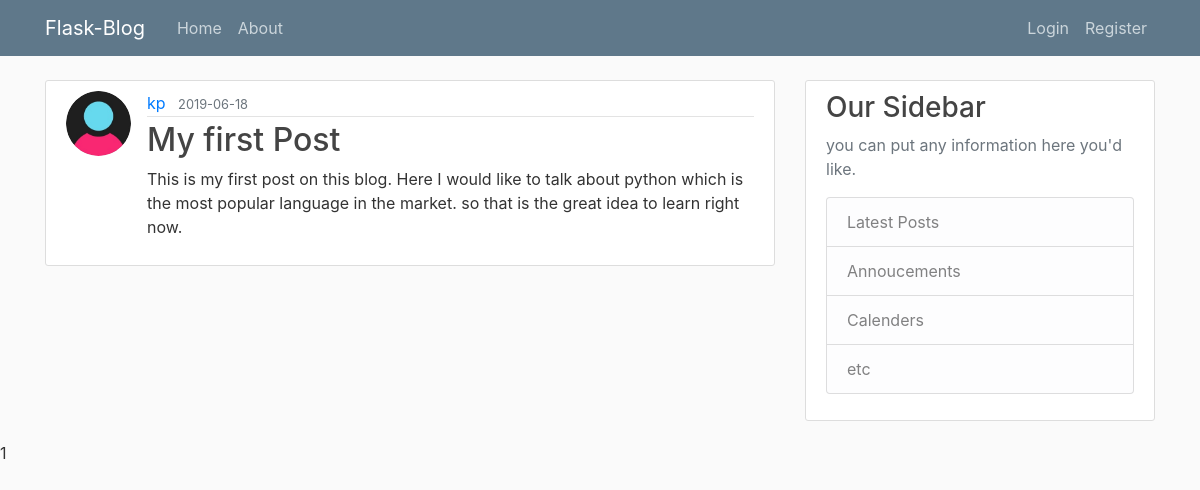
/post/1, run on the app's committed database.
### flaskblog/models.py (models this page shows, shortened)
class User(db.Model,UserMixin):
    id = db.Column(db.Integer, primary_key=True)
    username = db.Column(db.String(20),unique=True, nullable = False)
    email = db.Column(db.String(120), unique=True, nullable=False)
    image_file = db.Column(db.String(20), nullable=False, default='default.jpg')
    password = db.Column(db.String(60), nullable=False)
    posts = db.relationship('Post', backref='author', lazy=True)

class Post(db.Model):
    id = db.Column(db.Integer, primary_key=True)
    title=db.Column(db.String(100),nullable=False)
    date_posted=db.Column(db.DateTime, nullable=False, default=datetime.utcnow)
    content = db.Column(db.Text, nullable=False)
    user_id = db.Column(db.Integer, db.ForeignKey('user.id'),nullable=False)

### flaskblog/posts/routes.py (the view)
@posts.route("/post/<int:post_id>")
def post(post_id):
    post = Post.query.get_or_404(post_id)
    return render_template('post.html', title=post.title, post=post)

### flaskblog/templates/post.html (shortened to what this page needs)
{% extends "layout.html"%}
{% block content %}
        <article class="media content-section">
            <img class="rounded-circle article-img" src="{{ url_for('static',filename='profile_pics/'+post.author.image_file)}}">
            <div class="media-body">
                <div class="article-metadata">
                    <a class="mr-2" href="#">{{post.author.username}}</a>
                    <small class="text-muted">{{post.date_posted.strftime('%Y-%m-%d')}}</small>
                </div>
                <h2 class="article-title">{{post.title}}</h2>
                <p class="article-content">{{post.content}}</p>
            </div>
        </article>
{% endblock content %}

### flaskblog/static/main.css (style rules this page uses)
body { background: #fafafa; color:#333333; margin-top:5rem; }
h1,h2,h3,h4,h5,h6 { color:#444444; }
.content-section { background:#ffffff; padding: 10px 20px; border: 1px solid #dddddd; border-radius:3px; margin-bottom: 20px; }
.article-title { color:#444444; }
.article-content { white-space: pre-line; }
.article-img { height:65px; width:65px; margin-right:16px; }
.article-metadata { padding-bottom:1px; margin-bottom: 4px; border-bottom: 1px solid #e3e3e3; }

### data on the page
User: image_file (placeholder picture), author.username "kp"
Post: date_posted "2019-06-18", title "My first Post", content "This is my first post on this blog. Here I would like to talk about python which is the most popular language in the market. so that is the great idea to learn right now."
